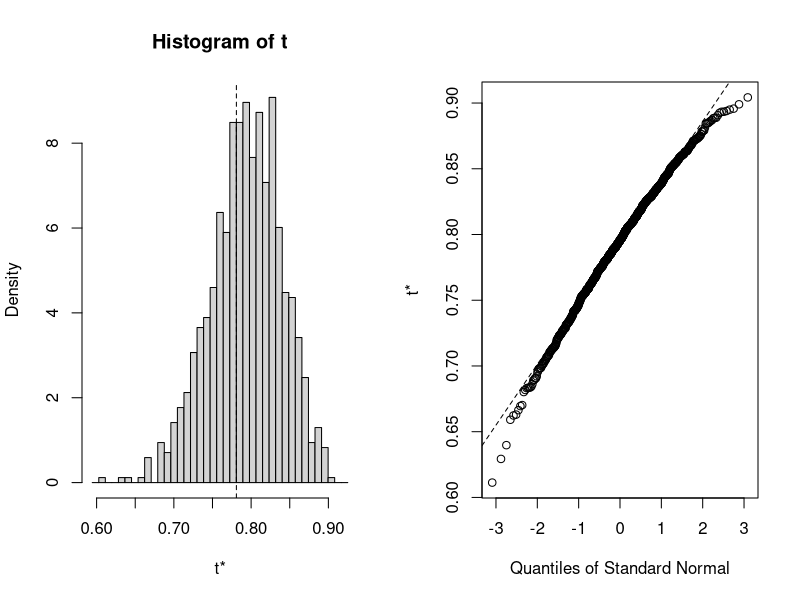
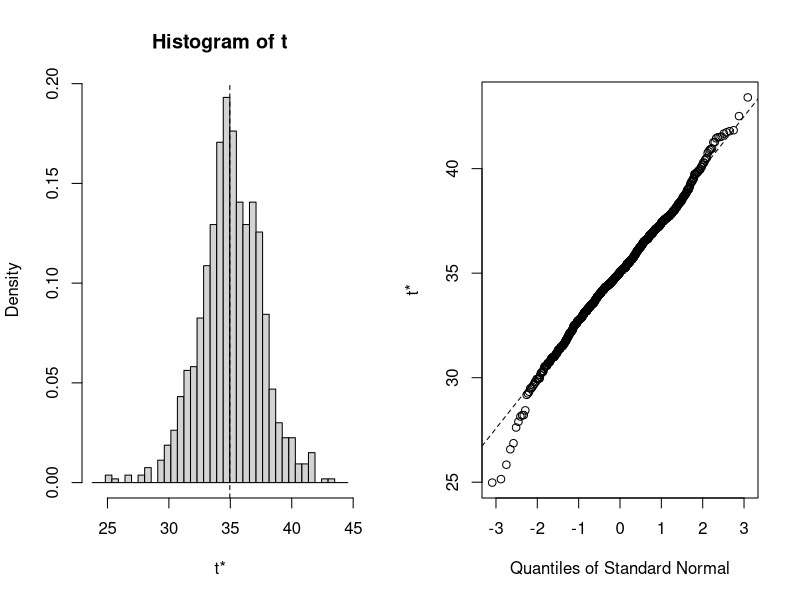
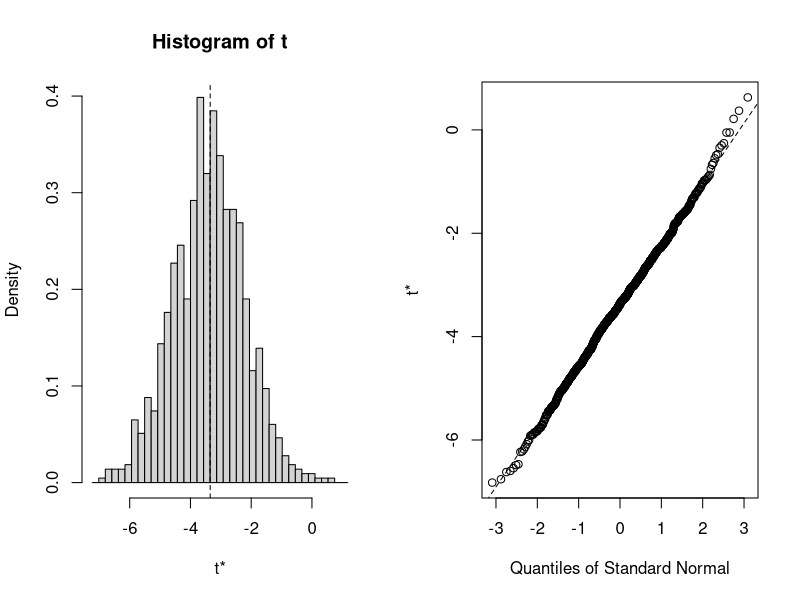
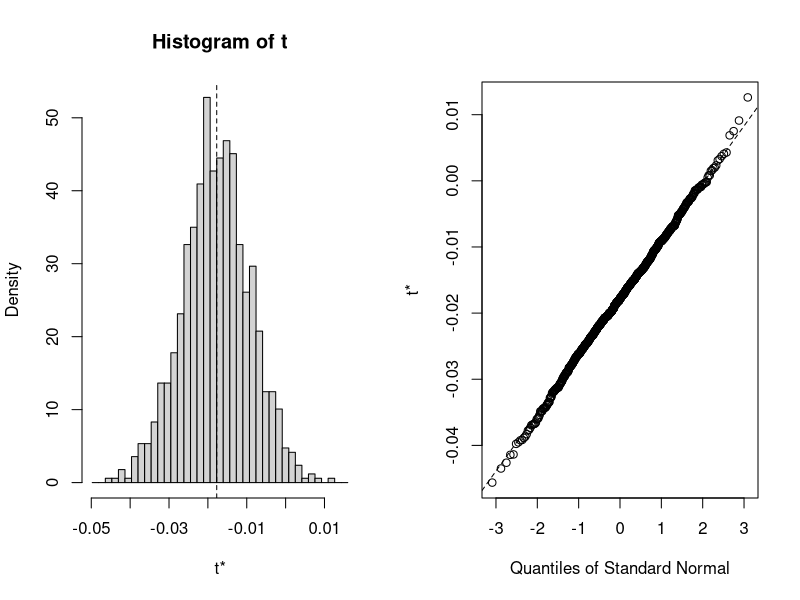

These figures' R source, in order:
#------------------------------------------------------------------------
# http://www.statmethods.net/advstats/bootstrapping.html
#------------------------------------------------------------------------

# Bootstrap 95% CI for R-Squared
library(boot)
# function to obtain R-Squared from the data 
rsq <- function(formula, data, indices) {
  d <- data[indices,] # allows boot to select sample 
  fit <- lm(formula, data=d)
  return(summary(fit)$r.square)
} 
# bootstrapping with 1000 replications 
results <- boot(data=mtcars, statistic=rsq, 
                R=1000, formula=mpg~wt+disp)

# view results
results 
plot(results)

# get 95% confidence interval 
boot.ci(results, type="bca")




# Bootstrap 95% CI for regression coefficients 
library(boot)
# function to obtain regression weights 
bs <- function(formula, data, indices) {
  d <- data[indices,] # allows boot to select sample 
  fit <- lm(formula, data=d)
  return(coef(fit)) 
} 
# bootstrapping with 1000 replications 
results <- boot(data=mtcars, statistic=bs, 
                R=1000, formula=mpg~wt+disp)

# view results
results
plot(results, index=1) # intercept 
plot(results, index=2) # wt 
plot(results, index=3) # disp 

# get 95% confidence intervals 
boot.ci(results, type="bca", index=1) # intercept 
boot.ci(results, type="bca", index=2) # wt 
boot.ci(results, type="bca", index=3) # disp